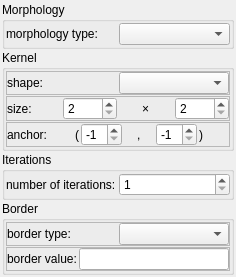
<?xml version="1.0" encoding="UTF-8"?>
<ui version="4.0">
 <class>MorphologyWidget</class>
 <widget class="QWidget" name="MorphologyWidget">
  <property name="geometry">
   <rect>
    <x>0</x>
    <y>0</y>
    <width>236</width>
    <height>232</height>
   </rect>
  </property>
  <property name="windowTitle">
   <string>Form</string>
  </property>
  <layout class="QVBoxLayout" name="verticalLayout">
   <property name="spacing">
    <number>1</number>
   </property>
   <property name="leftMargin">
    <number>2</number>
   </property>
   <property name="topMargin">
    <number>2</number>
   </property>
   <property name="rightMargin">
    <number>2</number>
   </property>
   <property name="bottomMargin">
    <number>2</number>
   </property>
   <item>
    <widget class="QGroupBox" name="groupBox_4">
     <property name="title">
      <string>Morphology</string>
     </property>
     <layout class="QHBoxLayout" name="horizontalLayout_7">
      <property name="spacing">
       <number>2</number>
      </property>
      <property name="leftMargin">
       <number>1</number>
      </property>
      <property name="topMargin">
       <number>1</number>
      </property>
      <property name="rightMargin">
       <number>1</number>
      </property>
      <property name="bottomMargin">
       <number>1</number>
      </property>
      <item>
       <widget class="QLabel" name="label_11">
        <property name="text">
         <string>morphology type:</string>
        </property>
       </widget>
      </item>
      <item>
       <widget class="QComboBox" name="morphTypeCombo"/>
      </item>
     </layout>
    </widget>
   </item>
   <item>
    <widget class="QGroupBox" name="groupBox">
     <property name="title">
      <string>Kernel</string>
     </property>
     <layout class="QVBoxLayout" name="verticalLayout_2">
      <property name="spacing">
       <number>1</number>
      </property>
      <property name="leftMargin">
       <number>1</number>
      </property>
      <property name="topMargin">
       <number>1</number>
      </property>
      <property name="rightMargin">
       <number>1</number>
      </property>
      <property name="bottomMargin">
       <number>1</number>
      </property>
      <item>
       <widget class="QFrame" name="frame_3">
        <property name="frameShape">
         <enum>QFrame::StyledPanel</enum>
        </property>
        <property name="frameShadow">
         <enum>QFrame::Raised</enum>
        </property>
        <layout class="QHBoxLayout" name="horizontalLayout">
         <property name="spacing">
          <number>2</number>
         </property>
         <property name="leftMargin">
          <number>0</number>
         </property>
         <property name="topMargin">
          <number>0</number>
         </property>
         <property name="rightMargin">
          <number>0</number>
         </property>
         <property name="bottomMargin">
          <number>0</number>
         </property>
         <item>
          <widget class="QLabel" name="label">
           <property name="text">
            <string>shape:</string>
           </property>
          </widget>
         </item>
         <item>
          <widget class="QComboBox" name="shapeComboBox"/>
         </item>
        </layout>
       </widget>
      </item>
      <item>
       <widget class="QFrame" name="frame">
        <property name="frameShape">
         <enum>QFrame::StyledPanel</enum>
        </property>
        <property name="frameShadow">
         <enum>QFrame::Raised</enum>
        </property>
        <layout class="QHBoxLayout" name="horizontalLayout_2">
         <property name="spacing">
          <number>2</number>
         </property>
         <property name="leftMargin">
          <number>0</number>
         </property>
         <property name="topMargin">
          <number>0</number>
         </property>
         <property name="rightMargin">
          <number>0</number>
         </property>
         <property name="bottomMargin">
          <number>0</number>
         </property>
         <item>
          <widget class="QLabel" name="label_2">
           <property name="text">
            <string>size:</string>
           </property>
          </widget>
         </item>
         <item>
          <widget class="QSpinBox" name="widthSpin">
           <property name="minimum">
            <number>2</number>
           </property>
          </widget>
         </item>
         <item alignment="Qt::AlignHCenter">
          <widget class="QLabel" name="label_3">
           <property name="sizePolicy">
            <sizepolicy hsizetype="Minimum" vsizetype="Preferred">
             <horstretch>0</horstretch>
             <verstretch>0</verstretch>
            </sizepolicy>
           </property>
           <property name="text">
            <string>×</string>
           </property>
          </widget>
         </item>
         <item>
          <widget class="QSpinBox" name="heightSpin">
           <property name="minimum">
            <number>2</number>
           </property>
          </widget>
         </item>
        </layout>
       </widget>
      </item>
      <item>
       <widget class="QFrame" name="frame_2">
        <property name="frameShape">
         <enum>QFrame::StyledPanel</enum>
        </property>
        <property name="frameShadow">
         <enum>QFrame::Raised</enum>
        </property>
        <layout class="QHBoxLayout" name="horizontalLayout_3">
         <property name="spacing">
          <number>2</number>
         </property>
         <property name="leftMargin">
          <number>0</number>
         </property>
         <property name="topMargin">
          <number>0</number>
         </property>
         <property name="rightMargin">
          <number>0</number>
         </property>
         <property name="bottomMargin">
          <number>0</number>
         </property>
         <item>
          <widget class="QLabel" name="label_4">
           <property name="text">
            <string>anchor:</string>
           </property>
          </widget>
         </item>
         <item alignment="Qt::AlignRight">
          <widget class="QLabel" name="label_5">
           <property name="text">
            <string>(</string>
           </property>
          </widget>
         </item>
         <item>
          <widget class="QSpinBox" name="anchorXSpin">
           <property name="minimum">
            <number>-1</number>
           </property>
           <property name="value">
            <number>-1</number>
           </property>
          </widget>
         </item>
         <item alignment="Qt::AlignHCenter">
          <widget class="QLabel" name="label_6">
           <property name="text">
            <string>,</string>
           </property>
          </widget>
         </item>
         <item>
          <widget class="QSpinBox" name="anchorYSpin">
           <property name="minimum">
            <number>-1</number>
           </property>
           <property name="value">
            <number>-1</number>
           </property>
          </widget>
         </item>
         <item alignment="Qt::AlignLeft">
          <widget class="QLabel" name="label_7">
           <property name="text">
            <string>)</string>
           </property>
          </widget>
         </item>
        </layout>
       </widget>
      </item>
     </layout>
    </widget>
   </item>
   <item>
    <widget class="QGroupBox" name="groupBox_2">
     <property name="title">
      <string>Iterations</string>
     </property>
     <layout class="QHBoxLayout" name="horizontalLayout_4">
      <property name="spacing">
       <number>2</number>
      </property>
      <property name="leftMargin">
       <number>1</number>
      </property>
      <property name="topMargin">
       <number>1</number>
      </property>
      <property name="rightMargin">
       <number>1</number>
      </property>
      <property name="bottomMargin">
       <number>1</number>
      </property>
      <item>
       <widget class="QLabel" name="label_8">
        <property name="text">
         <string>number of iterations:</string>
        </property>
       </widget>
      </item>
      <item>
       <widget class="QSpinBox" name="iterSpin">
        <property name="minimum">
         <number>1</number>
        </property>
       </widget>
      </item>
     </layout>
    </widget>
   </item>
   <item>
    <widget class="QGroupBox" name="groupBox_3">
     <property name="title">
      <string>Border</string>
     </property>
     <layout class="QVBoxLayout" name="verticalLayout_3">
      <property name="spacing">
       <number>1</number>
      </property>
      <property name="leftMargin">
       <number>1</number>
      </property>
      <property name="topMargin">
       <number>1</number>
      </property>
      <property name="rightMargin">
       <number>1</number>
      </property>
      <property name="bottomMargin">
       <number>1</number>
      </property>
      <item>
       <widget class="QFrame" name="frame_5">
        <property name="frameShape">
         <enum>QFrame::StyledPanel</enum>
        </property>
        <property name="frameShadow">
         <enum>QFrame::Raised</enum>
        </property>
        <layout class="QHBoxLayout" name="horizontalLayout_5">
         <property name="spacing">
          <number>2</number>
         </property>
         <property name="leftMargin">
          <number>0</number>
         </property>
         <property name="topMargin">
          <number>0</number>
         </property>
         <property name="rightMargin">
          <number>0</number>
         </property>
         <property name="bottomMargin">
          <number>0</number>
         </property>
         <item>
          <widget class="QLabel" name="label_9">
           <property name="text">
            <string>border type:</string>
           </property>
          </widget>
         </item>
         <item>
          <widget class="QComboBox" name="borderTypeCombo"/>
         </item>
        </layout>
       </widget>
      </item>
      <item>
       <widget class="QFrame" name="frame_4">
        <property name="frameShape">
         <enum>QFrame::StyledPanel</enum>
        </property>
        <property name="frameShadow">
         <enum>QFrame::Raised</enum>
        </property>
        <layout class="QHBoxLayout" name="horizontalLayout_6">
         <property name="spacing">
          <number>2</number>
         </property>
         <property name="leftMargin">
          <number>0</number>
         </property>
         <property name="topMargin">
          <number>0</number>
         </property>
         <property name="rightMargin">
          <number>0</number>
         </property>
         <property name="bottomMargin">
          <number>0</number>
         </property>
         <item>
          <widget class="QLabel" name="label_10">
           <property name="text">
            <string>border value:</string>
           </property>
          </widget>
         </item>
         <item>
          <widget class="QLineEdit" name="borderValueEdit">
           <property name="toolTip">
            <string>value divided by comma</string>
           </property>
          </widget>
         </item>
        </layout>
       </widget>
      </item>
     </layout>
    </widget>
   </item>
  </layout>
 </widget>
 <resources/>
 <connections/>
</ui>
